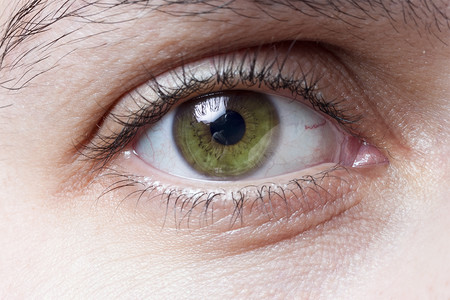
#> input picture data/eye.jpg, 450 x 300 px
$ jupyter execute ch01-ex2.ipynb
#> lines starting #> are read from the running program, lines starting #| are printed output that depends on the picture
# Exercises

**2.**
Implement an unsharp masking operation (http://en.wikipedia.org/wiki/Unsharp_masking) by blurring an image and then subtracting the blurred version from the original. This gives a sharpening effect to the image. Try this on both color and grayscale images.

Para obtener una imagen realzada, tal como se señala en el enlace, se puede seguir la siguiente expresión: *sharpened = original + (original − blurred) × amount*. Siendo *amount* un valor arbitrario que haga que se vea bien la imagen de salida. Y *blurred* es el resultado de aplicar un filtro Gaussiano a la imagen original. Sabiendo esto y usando la siguiente imagen de prueba tenemos:

[cell 1]
from matplotlib import pyplot as plt
from scipy.ndimage import filters
from PIL import Image
import numpy as np

gray = np.array(Image.open('data/eye.jpg').convert('L'),'f')
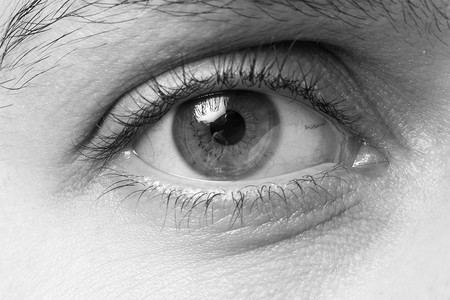
#> gray: shape (300, 450) float32; min 2, max 255, mean 160
gray_blurred = filters.gaussian_filter(gray,3) #Usando un Gaussiano con sigma de 3
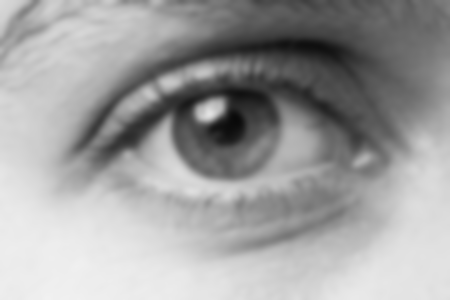
#> gray_blurred: shape (300, 450) float32; min 9.32, max 241.9, mean 160
sharpened_gray = gray+(gray-gray_blurred)*0.8
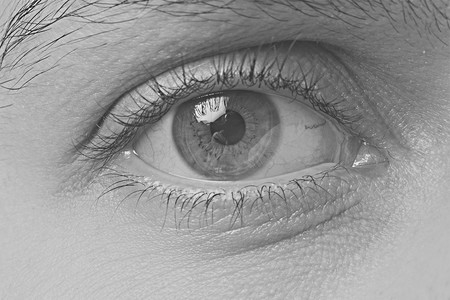
#> sharpened_gray: shape (300, 450) float32; min -104.9, max 340.8, mean 160; drawn with min black and max white

plt.figure(dpi=180)
plt.subplot(121), plt.imshow(gray,cmap='gray'), plt.axis('off')
plt.title('Imagen original')

plt.subplot(122), plt.imshow(sharpened_gray,cmap='gray'), plt.axis('off')
plt.title('Imagen realzada')
plt.show()
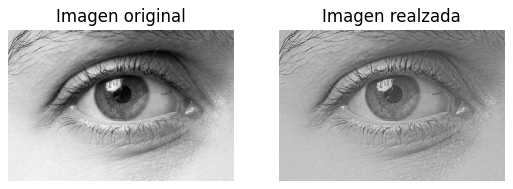
#> figure drawn by matplotlib, 2 panels

Realizando este mismo proceso pero ahora para la imagen a color, tenemos:

[cell 2]
im = np.array(Image.open('data/eye.jpg'),'f')
im_blurred = filters.gaussian_filter(im,3)
sharpened_im = im + (im - im_blurred)*0.8
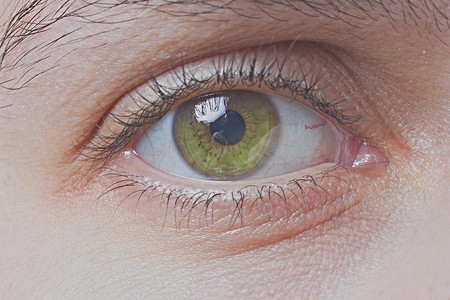
#> sharpened_im: shape (300, 450, 3) float32; mean R, G, B 187.5, 149.5, 142.4; drawn with min black and max white

Para efectos de visualización, como la función *imshow* del módulo *pyplot* no es capaz de ajustar la imagen de salida al rango de valores de la matriz que se desea mostrar, vamos a ajustar este rango manualmente para valores entre 0 y 255.

[cell 3]
I = sharpened_im-sharpened_im.min()
I = I/I.max()*255

plt.figure(dpi=180)
plt.subplot(121), plt.imshow(np.uint8(im)), plt.axis('off')
plt.title('Imagen original')

plt.subplot(122), plt.imshow(np.uint8(I)), plt.axis('off')
plt.title('Imagen realzada')
plt.show()
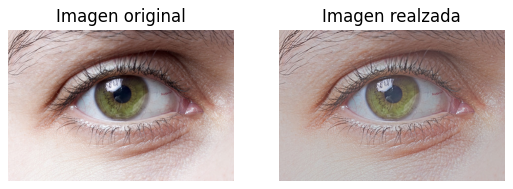
#> figure drawn by matplotlib, 2 panels

$ run again, with data/Edificio.png saved as data/eye.jpg
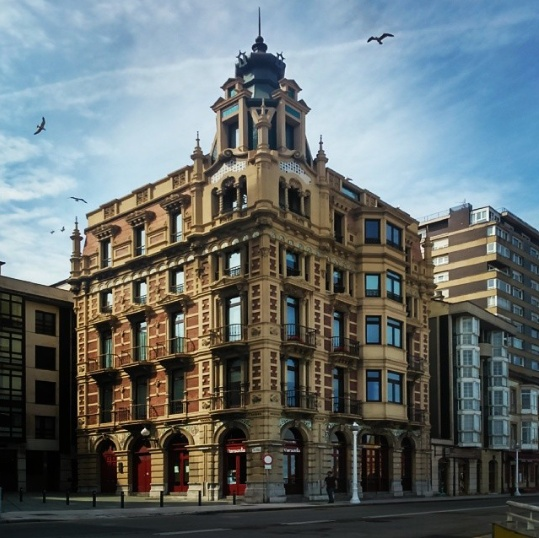
#> input picture data/Edificio.png, 539 x 538 px
#> `sharpened_im = im + (im - im_blurred)*0.8`:
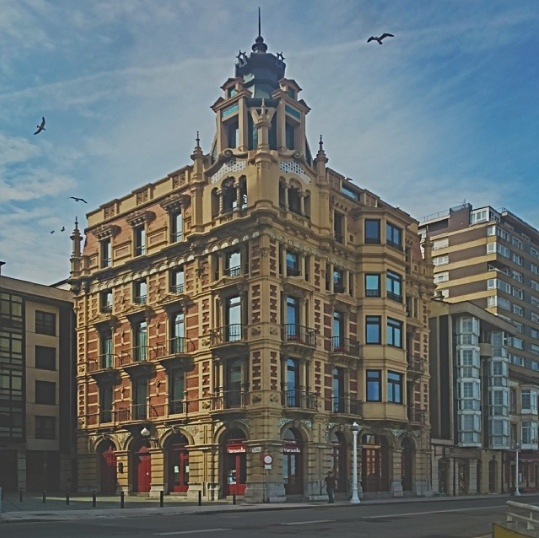
#> sharpened_im: shape (538, 539, 3) float32; mean R, G, B 96.6, 111.6, 113.1; drawn with min black and max white
#> `plt.show()`:
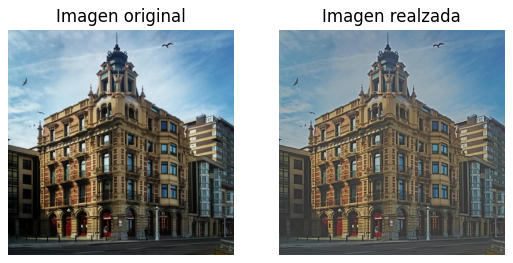
#> figure drawn by matplotlib, 2 panels

$ run again, with data/fresas.png saved as data/eye.jpg
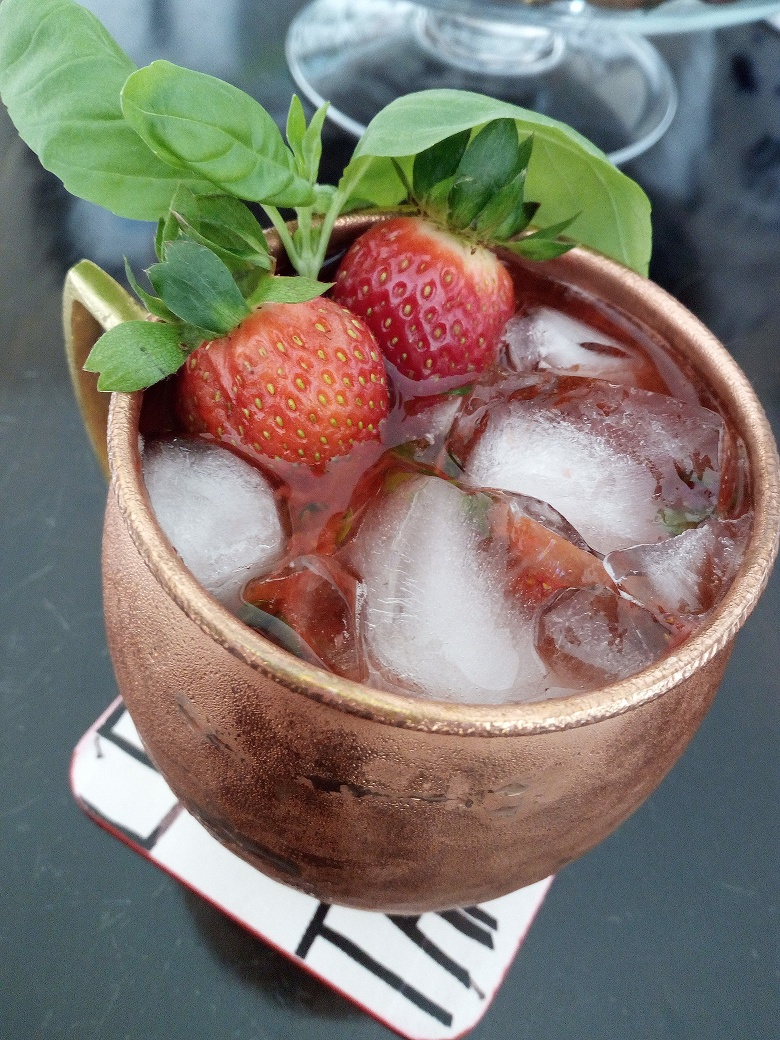
#> input picture data/fresas.png, 780 x 1040 px
#> `sharpened_gray = gray+(gray-gray_blurred)*0.8`:
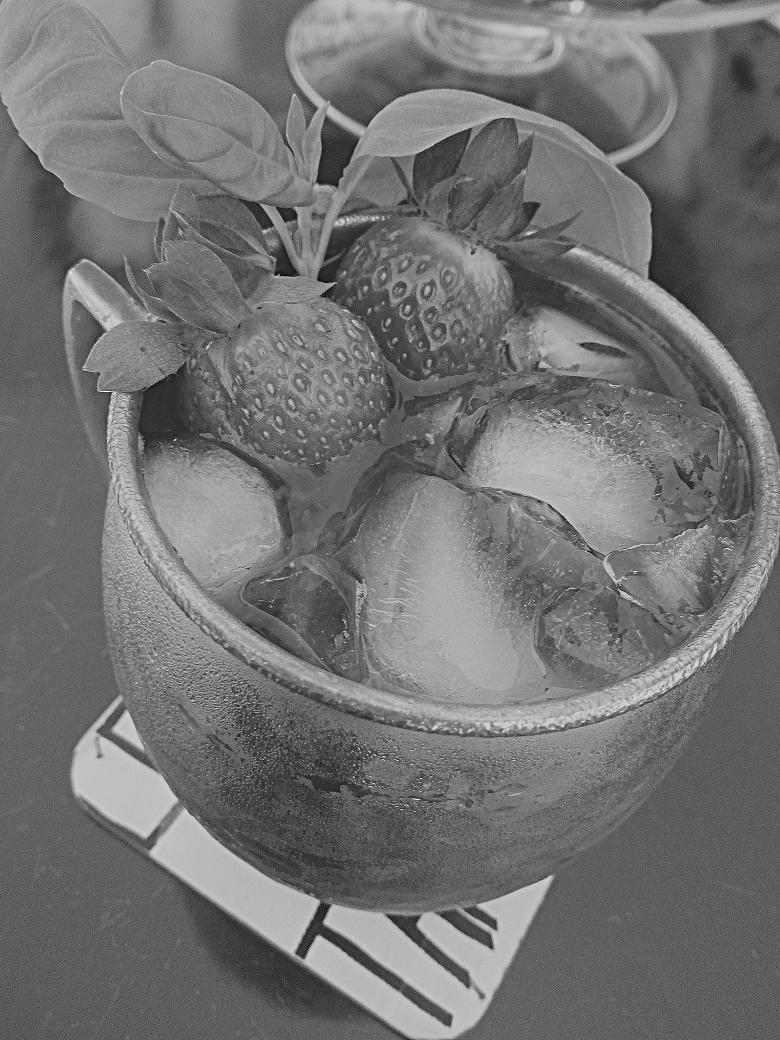
#> sharpened_gray: shape (1040, 780) float32; min -70.24, max 354.6, mean 121.3; drawn with min black and max white
#> `plt.show()`:
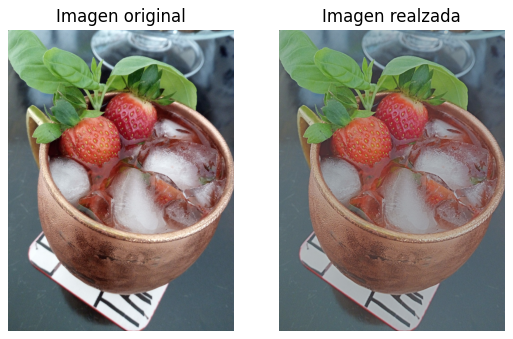
#> figure drawn by matplotlib, 2 panels
